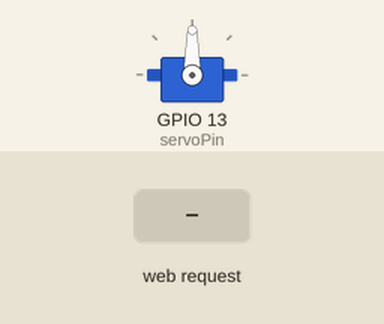
Recording of a sketch running on a simulated ESP32. Parts: servo. The test bench sets the inputs (shaded band). WiFi joins after 1.5 s; servers stay silent unless stated; what the sketch prints to the serial monitor is not drawn.

Above: at 2.7 s.
2.8 s: HTTP request GET /?value= received
At 3.2 s:
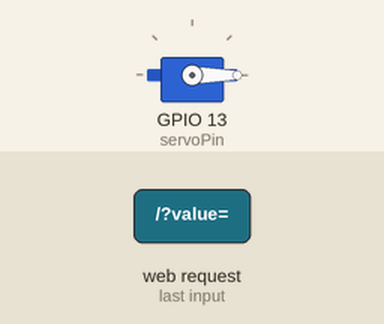
Timing chart, 0 to 5.8 s (numbered marks = the images above; inputs shaded):
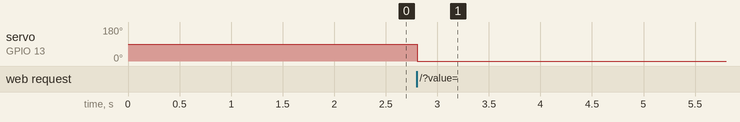

Measured:
- after the input at 2.8 s, servo on GPIO 13 (servoPin): 90° → 0° at once

The sketch:

SmartPet.ino
```cpp
#include <WiFi.h>
#include <Servo.h>

Servo myservo;  // ciar servo

// GPIO
static const int servoPin = 13;

// Conectar na internet
const char* ssid     = "GABRIEL";
const char* password = "gabrimari1926";

// Porta internet
WiFiServer server(80);

// Variavel guardar a requisição http
String header;

// valor http get
String valueString = String(5);
int pos1 = 0;
int pos2 = 0;

// Ajustar horario
unsigned long currentTime = millis();
// Horario antes
unsigned long previousTime = 0;
// Definir tempo em milissegundos
const long timeoutTime = 2000;

void setup() {
  Serial.begin(115200);

  myservo.attach(servoPin);  // selecionar por variável o gpio

  // Conectar wifi pelas variaveis
  Serial.print("Conectando: ");
  Serial.println(ssid);
  WiFi.begin(ssid, password);
  while (WiFi.status() != WL_CONNECTED) {
    delay(500);
    Serial.print(".");
  }
  // Printar IP e WI-FI
  Serial.println("");
  Serial.println("WiFi conectado.");
  Serial.println("Endereço IP: ");
  Serial.println(WiFi.localIP());
  server.begin();
}

void loop(){
  WiFiClient client = server.available();   // Clientes ativos

  if (client) {                             // IF NOVO CLIENTE ATIVO
    currentTime = millis();
    previousTime = currentTime;
    Serial.println("Novo cliente.");          // Printar mensagem
    String currentLine = "";                // String para novo cliente
    while (client.connected() && currentTime - previousTime <= timeoutTime) { // loop enquanto estiver conectado
      currentTime = millis();
      if (client.available()) {             // IF Ler algum byte do cliente
        char c = client.read();             // Ler byte
        Serial.write(c);                    // Print serial
        header += c;
        if (c == '\n') {                    // IF byte nova linha
          // FIM DA REQUISIÇÃO WIFI. INICIO RESPOSTA.
          if (currentLine.length() == 0) {
            // HTTP teste
            // tipo de conteúdo
            client.println("HTTP/1.1 200 OK");
            client.println("Content-type:text/html");
            client.println("Conexão: sair");
            client.println();

            // PÁGINA HTML
            client.println("<!DOCTYPE html><html lang=\"pt-br\">");
            client.println("<head><meta charset =\"utf-8\">  <meta name=\"viewport\" content=\"width=device-width, initial-scale=1\"/>");
            client.println("<link rel=\"icon\" href=\"https://cdn.discordapp.com/attachments/753467122860163144/784045838812708904/pet250x250.png\">");
            client.println("<title>Dispenser Automatizado - SMART PET - O MELHOR PARA SEU PET</title> </head>");

            // CSS
            client.println("<style>body { text-align: center; font-family: \"Trebuchet MS\", Arial; margin-left:auto; margin-right:auto; background-color: #f57035;}");
            client.println(".slider { width: 66%; }");
            client.println(".centralizacao { margin-top: 35%; z-index: 1; position: absolute; color: white; border: 1px black; padding-left: 1,5%}</style>");
            client.println("<script src=\"https://ajax.googleapis.com/ajax/libs/jquery/3.3.1/jquery.min.js\"></script>");

            // PAGINA HTML
            client.println("</head><body><div class=\"centralizacao\"><h1>Abra seu dispenser</h1>");
            client.println("<p>Posição do feixe em graus: <span id=\"servoPos\"></span></p>");
            client.println("<p>O feixe irá se abrir conforme você deslizar para a direita</p>");
            client.println("<input value=\"0\" type=\"range\" min=\"0\" max=\"90\" class=\"slider\" id=\"servoSlider\" onchange=\"servo(this.value)\" value=\""+valueString+"\"/>");
            client.println("<img src=\"https://cdn.discordapp.com/attachments/753467122860163144/784108100982538270/pet.png\" alt=\"logo\">");

            // JSCRIPT
            client.println("<script>var slider = document.getElementById(\"servoSlider\");");
            client.println("var servoP = document.getElementById(\"servoPos\"); servoP.innerHTML = slider.value;");
            client.println("slider.oninput = function() { slider.value = this.value; servoP.innerHTML = this.value; }");
            client.println("$.ajaxSetup({timeout:1000}); function servo(pos) { ");
            client.println("$.get(\"/?value=\" + pos + \"&\"); {Connection: close};}</script>");

            client.println("</div></body></html>");

            //pegar valor servoPos
            if(header.indexOf("GET /?value=")>=0) {
              pos1 = header.indexOf('=');
              pos2 = header.indexOf('&');
              valueString = header.substring(pos1+1, pos2);

              //Mexer servo
              myservo.write(valueString.toInt());
              Serial.println(valueString);
            }
            client.println();
            // Break loop
            break;
          } else { // ELSE COM CLEAR
            currentLine = "";
          }
        } else if (c != '\r') {  // IF Não conseguir nada retornar um caractere
          currentLine += c;      // Adicionar isso no final da currentLine
        }
      }
    }
    // Clear Header
    header = "";
    // Fechar conexão
    client.stop();
    Serial.println("Cliente Desconectado.");
    Serial.println("");
  }
}
```
